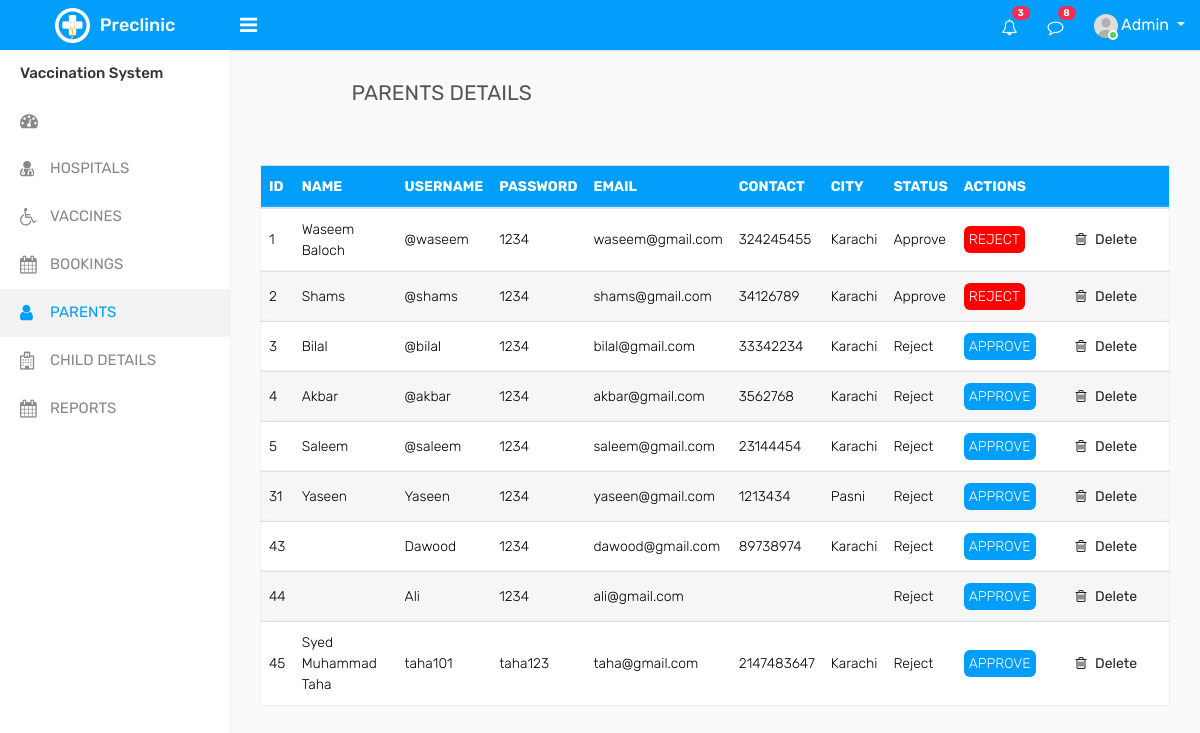
The page /Admin/parents.php on the database its author committed.
### tables this page shows
CREATE TABLE `parent_details` (
  `parent_id` int(11) NOT NULL,
  `parent_name` varchar(255) DEFAULT NULL,
  `parent_username` varchar(255) NOT NULL,
  `parent_password` varchar(255) NOT NULL,
  `parent_email` varchar(255) DEFAULT NULL,
  `parent_contact` int(11) DEFAULT NULL,
  `parent_city` varchar(255) DEFAULT NULL,
  `status` varchar(255) DEFAULT 'Reject'
);

### Admin/parents.php (the view, shortened to what this page needs)
<?php
include("connection.php");
?>
<!DOCTYPE html>
<html lang="en">
<head>
    <link rel="stylesheet" type="text/css" href="assets/css/bootstrap.min.css">
    <link rel="stylesheet" type="text/css" href="assets/css/font-awesome.min.css">
    <link rel="stylesheet" type="text/css" href="assets/css/select2.min.css">
    <link rel="stylesheet" type="text/css" href="assets/css/bootstrap-datetimepicker.min.css">
    <link rel="stylesheet" type="text/css" href="assets/css/style.css">
</head>
<body>
    <div class="main-wrapper">
        <div class="header">
			<div class="header-left">
				<a href="index.php" class="logo">
					<img src="assets/img/logo.png" width="35" height="35" alt=""> <span>Preclinic</span>
				</a>
			</div>
			<a id="toggle_btn" href="javascript:void(0);"><i class="fa fa-bars"></i></a>
            <ul class="nav user-menu float-right">
                <li class="nav-item dropdown d-none d-sm-block">
                    <a href="#" class="dropdown-toggle nav-link" data-toggle="dropdown"><i class="fa fa-bell-o"></i> <span class="badge badge-pill bg-danger float-right">3</span></a>
                </li>
                <li class="nav-item dropdown d-none d-sm-block">
                    <a href="javascript:void(0);" id="open_msg_box" class="hasnotifications nav-link"><i class="fa fa-comment-o"></i> <span class="badge badge-pill bg-danger float-right">8</span></a>
                </li>
                <li class="nav-item dropdown has-arrow">
                    <a href="#" class="dropdown-toggle nav-link user-link" data-toggle="dropdown">
                        <span class="user-img"><img class="rounded-circle" src="assets/img/user.jpg" width="40" alt="Admin">
							<span class="status online"></span></span>
                        <span>Admin</span>
                    </a>
                </li>
            </ul>
        </div>
        <div class="sidebar" id="sidebar">
            <div class="sidebar-inner slimscroll">
                <div id="sidebar-menu" class="sidebar-menu">
                    <ul>
                        <li class="menu-title">Vaccination System</li>
                        <li>
                            <a href="index.php"><i class="fa fa-dashboard"></i> <span><?php echo $_SESSION['SQ'];?></span></a>
                        </li>
						<li>
                            <a href="doctors.php"><i class="fa fa-user-md"></i> <span>HOSPITALS</span></a>
                        </li>
                        <li>
                            <a href="vaccines.php"><i class="fa fa-wheelchair"></i> <span>VACCINES</span></a>
                        </li>
                        <li>
                            <a href="bookings.php"><i class="fa fa-calendar"></i> <span>BOOKINGS</span></a>
                        </li>
                        <li class="active">
                            <a href="javascript:void(0);"><i class="fa fa-user"></i> <span>PARENTS</span></a>
                        </li>
                        <li>
                            <a href="childs.php"><i class="fa fa-hospital-o"></i> <span>CHILD DETAILS</span></a>
                        </li>
						<li >
                            <a href="report.php"><i class="fa fa-calendar"></i> <span>REPORTS</span></a>
                        </li>
                    </ul>
                </div>
            </div>
        </div>
        <div class="page-wrapper">
            <div class="content">
                <div class="row">
                    <div class="col-sm-4 col-3">
                        <h4 style="text-align: center;padding-bottom: 40px;padding-left: 80px;" class="page-title">PARENTS DETAILS</h4>
                    </div>
                </div>
				<div class="row">
					<div class="col-md-12">
						<div class="table-responsive">
							<table class="table table-border table-striped custom-table mb-0">
								<thead>
									<tr>
                                    <th>ID</th>
        <th>NAME</th>
        <th>USERNAME</th>
        <th>PASSWORD</th>
        <th>EMAIL</th>
        <th>CONTACT</th>
        <th>CITY</th>
        <th>STATUS</th>
        <th colspan="2" align="center" >ACTIONS</th>
									</tr>
								</thead>
								<tbody>
									<tr>
										<?php
      $query ="SELECT * FROM parent_details";
      $result=mysqli_query($con,$query);
      foreach($result as $row){
          echo"<tr>";
          echo"<td>$row[parent_id]</td>";
          echo"<td>$row[parent_name]</td>";
          echo"<td>$row[parent_username]</td>";
          echo"<td>$row[parent_password]</td>";
          echo"<td>$row[parent_email]</td>";
          echo"<td>$row[parent_contact]</td>";
          echo"<td>$row[parent_city]</td>";
          echo"<td>$row[status]</td> " ;
          echo"<td>";
          if($row['status']== "Reject"){
            echo "<a href='approveparents.php?id=$row[parent_id]'class='approve'>APPROVE</a></td>";
          }else{
            echo "<a href='rejectparents.php?id=$row[parent_id]'class='reject'>REJECT</a></td>";
          }
          echo"<td>";
          echo"<div class='dropdown dropdown-action'>
          <a class='dropdown-item' href='deleteparent.php?id=$row[parent_id]' data-toggle='modal' data-target='#delete_schedule'><i class='fa fa-trash-o m-r-5'></i> Delete</a>
      </div>";
          echo"</td>";
          echo"</tr>";
      };
      ?>
    </tr>
</tbody>
							</table>
						</div>
                </div>
                </div>
            </div>
        </div>
    </div>
</body>
</html>

### Admin/parents.php (style rules this page uses)
table th { background-color:rgb(0,158,251); color: #fff; }
.reject { background-color: red; color: #fff; border-radius: 6px; padding: 5px; text-decoration: none; }
.approve { background-color: rgb(0,158,251); color: #fff; border-radius: 6px; padding: 5px; text-decoration: none; }

### rows shown on the page
parent_details: parent_id "1", parent_name "Waseem Baloch", parent_username "@waseem", parent_password "1234", parent_email "waseem@gmail.com", parent_contact "324245455", parent_city "Karachi", status "Approve"
parent_details: parent_id "2", parent_name "Shams", parent_username "@shams", parent_password "1234", parent_email "shams@gmail.com", parent_contact "34126789", parent_city "Karachi", status "Approve"
parent_details: parent_id "3", parent_name "Bilal", parent_username "@bilal", parent_password "1234", parent_email "bilal@gmail.com", parent_contact "33342234", parent_city "Karachi", status "Reject"
parent_details: parent_id "4", parent_name "Akbar", parent_username "@akbar", parent_password "1234", parent_email "akbar@gmail.com", parent_contact "3562768", parent_city "Karachi", status "Reject"
parent_details: parent_id "5", parent_name "Saleem", parent_username "@saleem", parent_password "1234", parent_email "saleem@gmail.com", parent_contact "23144454", parent_city "Karachi", status "Reject"
parent_details: parent_id "31", parent_name "Yaseen", parent_username "Yaseen", parent_password "1234", parent_email "yaseen@gmail.com", parent_contact "1213434", parent_city "Pasni", status "Reject"
parent_details: parent_id "43", parent_username "Dawood", parent_password "1234", parent_email "dawood@gmail.com", parent_contact "89738974", parent_city "Karachi", status "Reject"
parent_details: parent_id "44", parent_username "Ali", parent_password "1234", parent_email "ali@gmail.com", status "Reject"
parent_details: parent_id "45", parent_name "Syed Muhammad Taha", parent_username "taha101", parent_password "taha123", parent_email "taha@gmail.com", parent_contact "2147483647", parent_city "Karachi", status "Reject"
